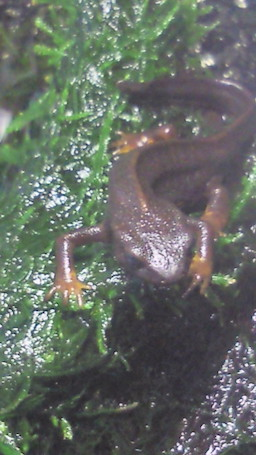
#> input picture Question_theory2/akahara_0001.jpg, 256 x 455 px, found by its file name
$ python maxpool.py
#> lines starting #> are read from the running program, lines starting #| are printed output that depends on the picture
import numpy as np
import cv2
import matplotlib.pyplot as plt

height, width = 64, 64

img = cv2.imread("akahara_0001.jpg")
#> img is the input picture: shape (455, 256, 3); mean B, G, R 101.8, 108.3, 102
img = cv2.resize(img, (width, height)).astype(np.float32)
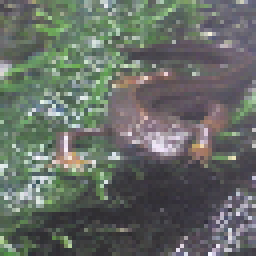
#> img: shape (64, 64, 3) float32 (shown 4 times larger); mean B, G, R 101.8, 108.3, 102

np.random.seed(0)

in_c = img.shape[-1]
#> in_c = 3
k_size = 2
stride = 2
pad = 0

pad_img = np.zeros((pad * 2 + height, pad * 2 + width, in_c), np.float32)
pad_img[pad: pad+height, pad: pad+width] = img

out_height = (height + pad) // stride
out_width = (width + pad) // stride

out = np.zeros((out_height, out_width, in_c), dtype=np.float32)

for y in range(out_height):
    for x in range(out_width):
        for c in range(in_c):
            out[y, x, c] = np.max(pad_img[y * stride: y * stride + k_size,
                                           x * stride: x * stride + k_size, c])
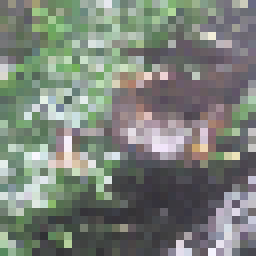
#> out: shape (32, 32, 3) float32 (shown 8 times larger); mean B, G, R 121.2, 129.7, 122.7

for i in range(in_c):
    plt.subplot(1,in_c,i+1)
    plt.imshow(out[..., i], cmap='gray')

plt.show()
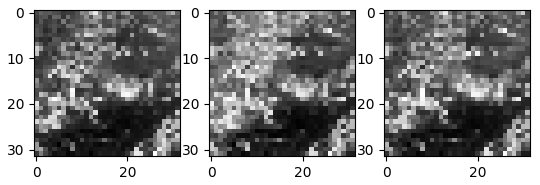
#> figure drawn by matplotlib, 3 panels
